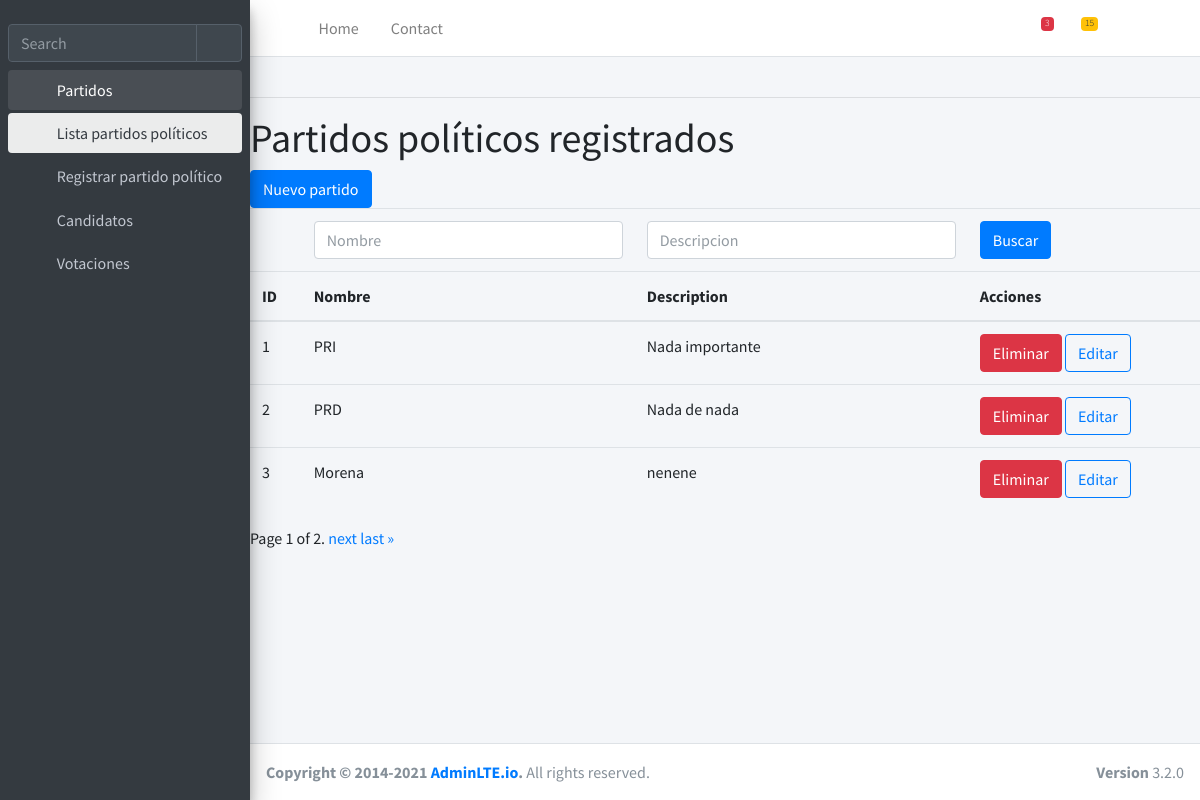
The app's page /partidos/lista/ with its own data.
### votacion/models.py (models this page shows, shortened)
class Partido(models.Model):
    nombre = models.CharField(max_length=250)
    descripcion = models.TextField("Descripción", null=True, blank=True)

### votacion/views.py (the view)
def lista_partidos(request):
    partidos = Partido.objects.all()
    if request.method == 'POST':
        form = FormFiltrosPartido(request.POST)
        nombre = request.POST.get('nombre', None)
        descripcion = request.POST.get('descripcion', None)
        if nombre:
            partidos = partidos.filter(nombre__contains=nombre)
        if descripcion:
            partidos = partidos.filter(descripcion__contains=descripcion)
    else:
        form = FormFiltrosPartido()
    cuantos = 3
    paginator = Paginator(partidos, cuantos)
    page_number = request.GET.get('page')
    partidos = paginator.get_page(page_number)
    context = {
        'partidos': partidos,
        'form': form,
        }
    return render(request, 'lista_partidos.html', context)

### votacion/forms.py
class FormFiltrosPartido(forms.Form):
    nombre = forms.CharField(
        required=False,
        widget=forms.TextInput(attrs={'placeholder': 'Nombre', 'class': 'form-control'}))
    descripcion = forms.CharField(
        required=False,
        widget=forms.TextInput(attrs={'placeholder': 'Descripcion', 'class': 'form-control'}))

### votacion/templates/lista_partidos.html (shortened to what this page needs)
{% extends 'base.html' %}
{% block contenido %}
<br>
<hr>
<body>
    <h1>Partidos políticos registrados</h1>
    <a class="btn btn-primary" href="{% url 'nuevo_partido' %}">Nuevo partido</a>
    <form method="post" class="form">
        <table width="70%" class="table">
            <thead>
                <tr>
                    <td></td>
                    <td>{{form.nombre}}</td>
                    <td>{{form.descripcion}}</td>
                    <td>
                        <button class="btn btn-primary bt-sm" type="submit">Buscar</button>
                    </td>
                </tr>
                <tr>
                    <th>ID</th>
                    <th>Nombre</th>
                    <th>Description</th>
                    <th>Acciones</th>
                </tr>
            </thead>
            <tbody>
                {% for partido in partidos %}
                    <tr>
                        <td>{{partido.id}}</td>
                        <td>{{partido.nombre}}</td>
                        <td>{{partido.descripcion}}</td>
                        <td>
                            <a href="{% url 'eliminar_partido' partido.id %}" class="btn btn-danger">Eliminar</a>
                            <a href="{% url 'editar_partido' partido.id %}" class="btn btn-outline-primary">Editar</a>
                        </td>
                    </tr>
                {% endfor %}
            </tbody>
        </table>
    </form>
    <div class="pagination">
        <span class="step-links">
            <span class="current">
                Page {{ partidos.number }} of {{ partidos.paginator.num_pages }}.
            </span>
            {% if partidos.has_next %}
                <a href="?page={{ partidos.next_page_number }}">next</a>
                <a href="?page={{ partidos.paginator.num_pages }}">last &raquo;</a>
            {% endif %}
        </span>
    </div>
</body>
{% endblock contenido %}

### records on screen
Partido: id "1", nombre "PRI", descripcion "Nada importante"
Partido: id "2", nombre "PRD", descripcion "Nada de nada"
Partido: id "3", nombre "Morena", descripcion "nenene"

### other values on screen
{{ partidos.number }} "1"
{{ partidos.paginator.num_pages }} "2"
